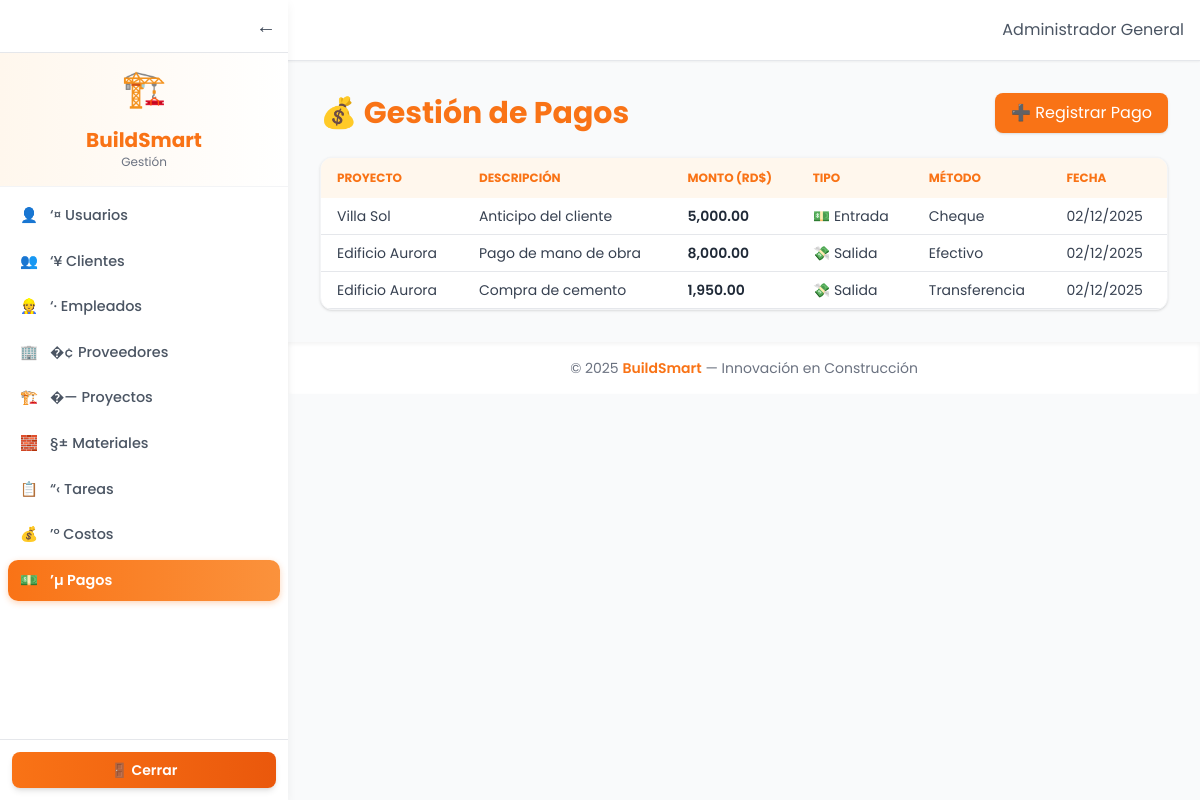
/public/index.php?page=pagos (signed in), run on the app's committed database.
### tables this page shows
CREATE TABLE pagos (
  id INT AUTO_INCREMENT PRIMARY KEY,
  proyecto_id INT NOT NULL,
  descripcion VARCHAR(255),
  monto DECIMAL(12,2) NOT NULL,
  tipo ENUM('entrada','salida') DEFAULT 'salida',
  fecha DATE DEFAULT (CURRENT_DATE),
  metodo_pago ENUM('efectivo','transferencia','cheque') DEFAULT 'efectivo',
  FOREIGN KEY (proyecto_id) REFERENCES proyectos(id) ON DELETE CASCADE
);

CREATE TABLE proyectos (
  id INT AUTO_INCREMENT PRIMARY KEY,
  cliente_id INT NOT NULL,
  nombre VARCHAR(200) NOT NULL,
  ubicacion VARCHAR(255),
  fecha_inicio DATE,
  fecha_fin DATE,
  estado ENUM('planificado','en_ejecucion','finalizado','cancelado') DEFAULT 'planificado',
  descripcion TEXT,
  created_at DATETIME DEFAULT CURRENT_TIMESTAMP,
  avance DECIMAL(5,2) DEFAULT 0,
  FOREIGN KEY (cliente_id) REFERENCES clientes(id) ON DELETE CASCADE
);

### app/views/pagos/listar.php (the view, shortened to what this page needs)
<?php
require_once __DIR__ . '/../../../core/helpers.php';
global $pdo;
$stmt = $pdo->query("
  SELECT pa.*, p.nombre AS proyecto
  FROM pagos pa
  LEFT JOIN proyectos p ON pa.proyecto_id = p.id
  ORDER BY pa.id DESC
");
$pagos = $stmt->fetchAll();
?>
<div class="space-y-6 animate-fadeIn">
  <div class="flex justify-between items-center">
    <h1 class="text-3xl font-bold text-[#f97316] flex items-center gap-2">
      💰 Gestión de Pagos
    </h1>
    <a href="<?= BASE_URL ?>/index.php?page=pagos/form"
       class="px-4 py-2 bg-[#f97316] text-white rounded-lg shadow hover:bg-orange-600 transition">
       ➕ Registrar Pago
    </a>
  </div>
  <div class="bg-white shadow rounded-xl overflow-hidden border border-gray-100">
    <table class="w-full text-sm text-left text-gray-700">
      <thead class="bg-orange-50 text-[#f97316] uppercase text-xs">
        <tr>
          <th class="px-4 py-3">Proyecto</th>
          <th class="px-4 py-3">Descripción</th>
          <th class="px-4 py-3">Monto (RD$)</th>
          <th class="px-4 py-3">Tipo</th>
          <th class="px-4 py-3">Método</th>
          <th class="px-4 py-3">Fecha</th>
        </tr>
      </thead>
      <tbody>
        <?php if (count($pagos)): ?>
          <?php foreach ($pagos as $p): ?>
            <tr class="border-b hover:bg-orange-50 transition">
              <td class="px-4 py-2"><?= htmlspecialchars($p['proyecto']) ?></td>
              <td class="px-4 py-2"><?= htmlspecialchars($p['descripcion']) ?></td>
              <td class="px-4 py-2 font-semibold text-gray-800"><?= number_format($p['monto'], 2) ?></td>
              <td class="px-4 py-2"><?= $p['tipo'] === 'entrada' ? '💵 Entrada' : '💸 Salida' ?></td>
              <td class="px-4 py-2"><?= ucfirst($p['metodo_pago']) ?></td>
              <td class="px-4 py-2"><?= date('d/m/Y', strtotime($p['fecha'])) ?></td>
            </tr>
          <?php endforeach; ?>
        <?php else: ?>
          <tr><td colspan="6" class="text-center py-6 text-gray-500">No hay pagos registrados aún.</td></tr>
        <?php endif; ?>
      </tbody>
    </table>
  </div>
</div>

### public/index.php (shortened to what this page needs)
<?php
require_once __DIR__ . '/../core/helpers.php';
require_once __DIR__ . '/../app/controllers/UsuariosController.php';
$page = $_GET['page'] ?? (is_logged() ? 'dashboard' : 'login');
switch ($page) {
case 'pagos':
case 'pagos/listar':
    global $pdo;
    $q = $_GET['q'] ?? '';
    $sql = "SELECT pa.*, pr.nombre AS proyecto
            FROM pagos pa
            LEFT JOIN proyectos pr ON pa.proyecto_id = pr.id";
    $params = [];
    $sql .= " ORDER BY pa.id DESC";
    $stmt = $pdo->prepare($sql);
    $stmt->execute($params);
    $pagos = $stmt->fetchAll();
    render('pagos/listar.php', ['pagos' => $pagos, 'q' => $q]);
    break;
}

### core/helpers.php (shortened to what this page needs)
<?php
function render($view, $data = [], $useLayout = true)
{
    extract($data, EXTR_SKIP);
    $basePath = __DIR__ . '/../app/views/';
    $filePath = $basePath . ltrim($view, '/');
    if ($useLayout) {
        $header = $basePath . 'layouts/header.php';
        $footer = $basePath . 'layouts/footer.php';
        if (file_exists($header)) require $header;
        require $filePath;
        if (file_exists($footer)) require $footer;
    } else {
        require $filePath;
    }
}

### app/views/layouts/header.php (shortened to what this page needs)
<!doctype html>
<html lang="es">
<head>
  <script src="https://cdn.tailwindcss.com"></script>
</head>
<body class="bg-[#f9fafb] text-gray-800 min-h-screen">
<header class="flex items-center justify-between bg-white border-b p-4 shadow-sm">
  <div class="flex items-center gap-2">
    <h1 class="text-xl font-bold">Panel de Administración</h1>
  </div>
  <div class="flex items-center gap-2 text-gray-600">
    <span>Administrador General</span>
  </div>
</header>
<?php include __DIR__ . '/sidebar.php'; ?>
<main id="mainContent" class="flex-1 flex flex-col transition-all duration-300">
  <section class="flex-1 overflow-y-auto p-8">

### app/views/layouts/sidebar.php (shortened to what this page needs)
<aside id="sidebar" class="fixed inset-y-0 left-0 z-50 flex flex-col bg-white w-72 transition-all duration-300">
  <div class="flex justify-end p-3 border-b">
    <button id="collapseSidebar" class="text-gray-700 hover:text-orange-500 transition text-xl">
      ←
    </button>
  </div>
  <div onclick="window.location.href='<?= BASE_URL ?>/index.php?page=dashboard'"
       class="logo-section flex items-center gap-3 p-4 cursor-pointer border-b">
    <span class="text-4xl">🏗️</span>
    <div class="flex flex-col">
      <h1 class="font-bold text-lg text-orange-500">BuildSmart</h1>
      <p class="text-xs text-gray-500">Gestión</p>
    </div>
  </div>
  <nav class="flex-1 p-2 flex flex-col gap-1">
    <?php
      $menu = [
        'usuarios' => '👤 Usuarios',
        'clientes' => '👥 Clientes',
        'empleados' => '👷 Empleados',
        'proveedores' => '🏢 Proveedores',
        'proyectos' => '🏗️ Proyectos',
        'materiales' => '🧱 Materiales',
        'tareas' => '📋 Tareas',
        'costos' => '💰 Costos',
        'pagos' => '💵 Pagos',
      ];
      foreach ($menu as $key => $label):
        $active = ($_GET['page'] ?? '') === $key ? 'active' : '';
    ?>
      <a href="<?= BASE_URL ?>/index.php?page=<?= $key ?>"
         class="sidebar-link flex items-center gap-3 <?= $active ?>">
        <span class="menu-icon"><?= explode(" ", $label)[0] ?></span>
        <span class="menu-text"><?= substr($label, 2) ?></span>
      </a>
    <?php endforeach; ?>
  </nav>
  <div class="p-3 border-t mt-auto">
    <a href="<?= BASE_URL ?>/index.php?page=logout"
       class="block w-full text-center py-2 rounded-lg font-semibold bg-gradient-to-r from-orange-500 to-orange-600 text-white text-sm shadow-md hover:shadow-lg">
       🚪 Cerrar
    </a>
  </div>
</aside>

### app/views/layouts/footer.php (shortened to what this page needs)
  </section>
  <footer class="bg-white text-center text-gray-500 text-sm py-4 shadow-inner">
    © <?= date('Y') ?> <span class="font-semibold text-[#f97316]">BuildSmart</span> — Innovación en Construcción
  </footer>
</main>
</body>
</html>

### app/views/layouts/header.php (style rules this page uses)
body { font-family: 'Poppins', sans-serif; background-color: #f9fafb; color: #1f2937; transition: all .3s ease; }
#sidebar { width: 18rem; background: white; box-shadow: 0 4px 10px rgba(0,0,0,0.05); overflow-y: auto; transition: all 0.3s ease; }
.sidebar-link { display: flex; align-items: center; gap: 10px; padding: 10px 12px; border-radius: 10px; font-weight: 500; transition: all .3s ease; color: #4b5563; font-size: 0.9rem; white-space: nowrap; }
.active { background: linear-gradient(to right, #f97316, #fb923c); color: white; font-weight: 600; box-shadow: 0 2px 6px rgba(249,115,22,0.3); }
.logo-section { display: flex; flex-direction: column; align-items: center; justify-content: center; text-align: center; padding: 20px 10px; border-bottom: 1px solid #f3f4f6; background: linear-gradient(to right, #fff7ed, #ffffff); cursor: pointer; }
.logo-section h1 { color: #f97316; font-weight: 700; font-size: 1.25rem; margin-top: 5px; }
#mainContent { transition: margin-left 0.3s; }
@media (min-width:768px) { #mainContent { margin-left: 18rem; } }

### app/views/layouts/sidebar.php (style rules this page uses)
#collapseSidebar { transition: transform 0.3s; }

### app/views/pagos/listar.php (style rules this page uses)
.animate-fadeIn { animation: fadeIn .6s ease-in-out; }

### data on the page
pagos: proyecto.nombre "Villa Sol", descripcion "Anticipo del cliente", monto "5,000.00", tipo "💵 Entrada", metodo_pago "Cheque", fecha "02/12/2025"
pagos: proyecto.nombre "Edificio Aurora", descripcion "Pago de mano de obra", monto "8,000.00", tipo "💸 Salida", metodo_pago "Efectivo", fecha "02/12/2025"
pagos: proyecto.nombre "Edificio Aurora", descripcion "Compra de cemento", monto "1,950.00", tipo "💸 Salida", metodo_pago "Transferencia", fecha "02/12/2025"

### other printed values
explode(" ", $label)[0] "👤"
substr($label, 2) "‘¤ Usuarios"
explode(" ", $label)[0] "👥"
substr($label, 2) "‘¥ Clientes"
explode(" ", $label)[0] "👷"
substr($label, 2) "‘· Empleados"
explode(" ", $label)[0] "🏢"
substr($label, 2) "�¢ Proveedores"
explode(" ", $label)[0] "🏗️"
substr($label, 2) "�—️ Proyectos"
explode(" ", $label)[0] "🧱"
substr($label, 2) "§± Materiales"
explode(" ", $label)[0] "📋"
substr($label, 2) "“‹ Tareas"
explode(" ", $label)[0] "💰"
